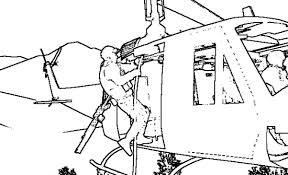

Write Python code to recreate this figure.
# coding: utf-8
# python3.5.3
# edge_detecting.py


import cv2
import matplotlib.pyplot as plt

from skimage import data, segmentation
from argparse import ArgumentParser

parser = ArgumentParser()
parser.add_argument("--content", type=str)
parser.add_argument('--output', type=str)
# blurred staus     >>>     normal=< 7
parser.add_argument('--blurred', type=int)
args = parser.parse_args()


def read_image(content, blurred=7):
    img_origin = data.imread(content)
    img = cv2.medianBlur(img_origin, blurred)
    return img


def edge_detecting(image):
    fig, ax = plt.subplots(1, 1, figsize=(50, 100), sharex=True, sharey=True)
    edges = cv2.Canny(image, 70, 200, apertureSize=3)
    ax.imshow(segmentation.mark_boundaries(img, edges, (0, 0, 0)))
    fig.savefig(args.output)


if __name__ == '__main__':
    img = read_image(args.content, args.blurred)
    edge_detecting(img)
